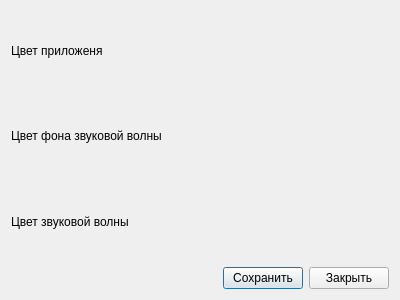
<?xml version="1.0" encoding="UTF-8"?>
<ui version="4.0">
 <class>Dialog</class>
 <widget class="QDialog" name="Dialog">
  <property name="geometry">
   <rect>
    <x>0</x>
    <y>0</y>
    <width>400</width>
    <height>300</height>
   </rect>
  </property>
  <property name="windowTitle">
   <string>Параметры</string>
  </property>
  <layout class="QVBoxLayout" name="verticalLayout_2">
   <item>
    <layout class="QVBoxLayout" name="verticalLayout">
     <item>
      <layout class="QHBoxLayout" name="horizontalLayout_2">
       <item>
        <widget class="QLabel" name="label">
         <property name="text">
          <string>Цвет приложеня</string>
         </property>
        </widget>
       </item>
       <item>
        <spacer name="horizontalSpacer_2">
         <property name="orientation">
          <enum>Qt::Horizontal</enum>
         </property>
         <property name="sizeType">
          <enum>QSizePolicy::Preferred</enum>
         </property>
         <property name="sizeHint" stdset="0">
          <size>
           <width>40</width>
           <height>20</height>
          </size>
         </property>
        </spacer>
       </item>
       <item>
        <widget class="QWidget" name="app_color" native="true">
         <property name="sizePolicy">
          <sizepolicy hsizetype="Minimum" vsizetype="Minimum">
           <horstretch>0</horstretch>
           <verstretch>0</verstretch>
          </sizepolicy>
         </property>
         <property name="sizeIncrement">
          <size>
           <width>1</width>
           <height>1</height>
          </size>
         </property>
        </widget>
       </item>
      </layout>
     </item>
     <item>
      <layout class="QHBoxLayout" name="horizontalLayout_3">
       <item>
        <widget class="QLabel" name="label_2">
         <property name="text">
          <string>Цвет фона звуковой волны</string>
         </property>
        </widget>
       </item>
       <item>
        <spacer name="horizontalSpacer_3">
         <property name="orientation">
          <enum>Qt::Horizontal</enum>
         </property>
         <property name="sizeType">
          <enum>QSizePolicy::Preferred</enum>
         </property>
         <property name="sizeHint" stdset="0">
          <size>
           <width>40</width>
           <height>20</height>
          </size>
         </property>
        </spacer>
       </item>
       <item>
        <widget class="QWidget" name="audio_wave" native="true">
         <property name="sizePolicy">
          <sizepolicy hsizetype="Minimum" vsizetype="Minimum">
           <horstretch>0</horstretch>
           <verstretch>0</verstretch>
          </sizepolicy>
         </property>
         <property name="sizeIncrement">
          <size>
           <width>1</width>
           <height>1</height>
          </size>
         </property>
        </widget>
       </item>
      </layout>
     </item>
     <item>
      <layout class="QHBoxLayout" name="horizontalLayout_4">
       <item>
        <widget class="QLabel" name="label_3">
         <property name="text">
          <string>Цвет звуковой волны</string>
         </property>
        </widget>
       </item>
       <item>
        <spacer name="horizontalSpacer_4">
         <property name="orientation">
          <enum>Qt::Horizontal</enum>
         </property>
         <property name="sizeType">
          <enum>QSizePolicy::Preferred</enum>
         </property>
         <property name="sizeHint" stdset="0">
          <size>
           <width>40</width>
           <height>20</height>
          </size>
         </property>
        </spacer>
       </item>
       <item>
        <widget class="QWidget" name="wave_color" native="true">
         <property name="sizePolicy">
          <sizepolicy hsizetype="Minimum" vsizetype="Minimum">
           <horstretch>0</horstretch>
           <verstretch>0</verstretch>
          </sizepolicy>
         </property>
         <property name="sizeIncrement">
          <size>
           <width>1</width>
           <height>1</height>
          </size>
         </property>
        </widget>
       </item>
      </layout>
     </item>
     <item>
      <layout class="QHBoxLayout" name="horizontalLayout">
       <item>
        <spacer name="horizontalSpacer">
         <property name="orientation">
          <enum>Qt::Horizontal</enum>
         </property>
         <property name="sizeHint" stdset="0">
          <size>
           <width>40</width>
           <height>20</height>
          </size>
         </property>
        </spacer>
       </item>
       <item>
        <widget class="QPushButton" name="ok_button">
         <property name="text">
          <string>Сохранить</string>
         </property>
        </widget>
       </item>
       <item>
        <widget class="QPushButton" name="cancelButton">
         <property name="text">
          <string>Закрыть</string>
         </property>
        </widget>
       </item>
      </layout>
     </item>
    </layout>
   </item>
  </layout>
 </widget>
 <resources/>
 <connections/>
</ui>
